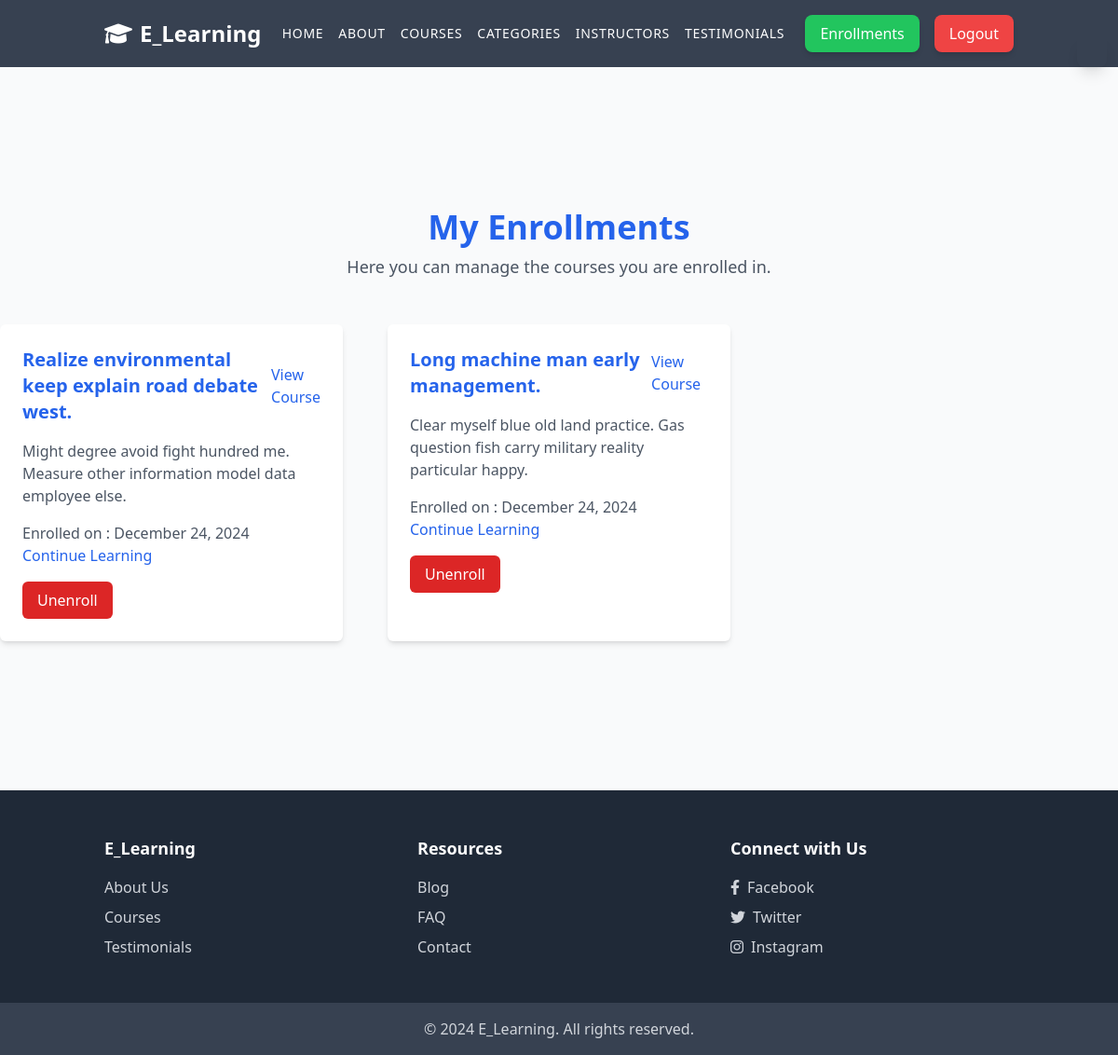
Before: /my-enrollments/ (signed in) with the older database file.
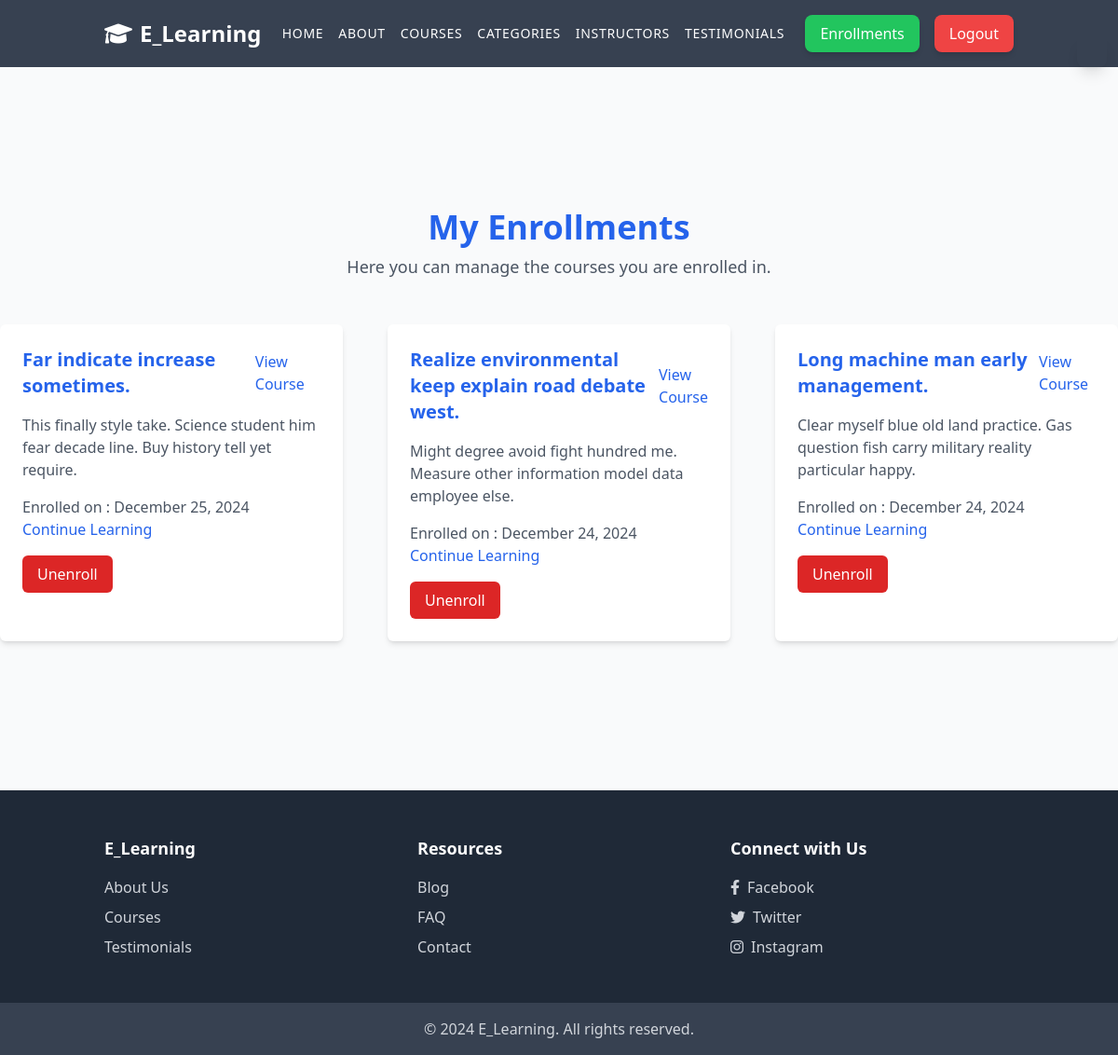
After: the same page with the newer database file.
### courses/models.py (models this page shows, shortened)
class Enrollment(models.Model):
    course = models.ForeignKey(Course, on_delete=models.CASCADE)
    student = models.ForeignKey(
        settings.AUTH_USER_MODEL,
        on_delete=models.CASCADE,
        related_name='enrollments',
        null=True,
        blank=True
    )
    enrolled_at = models.DateTimeField(auto_now_add=True)

class Course(models.Model):
    title = models.CharField(max_length=255)
    description = models.TextField()
    price = models.DecimalField(max_digits=10, decimal_places=2, default=0)
    rating = models.FloatField(
        default=0.0,
        validators=[MinValueValidator(0), MaxValueValidator(5)]
    )
    instructor = models.ForeignKey(
        settings.AUTH_USER_MODEL,
        on_delete=models.CASCADE,
        related_name='courses',
        null=True,
        blank=True
    )
    category = models.ForeignKey(
        Category,
        on_delete=models.CASCADE,
        related_name='courses',
        null=True,
        blank=True
    )
    created_at = models.DateTimeField(auto_now_add=True)

### courses/views.py (the view)
# urls.py: path('my-enrollments/', my_enrollments, name='my_enrollments'),
@login_required(login_url='login')
def my_enrollments(request):
    if not request.user.is_authenticated:
        messages.error(request, 'You need to be logged in to view your enrollments.')
        return redirect('index')
    enrollments = Enrollment.objects.filter(student=request.user).order_by(
        '-enrolled_at').select_related('course')
    return render(request, 'courses/my_enrollments.html', {'enrollments': enrollments})

### templates/courses/my_enrollments.html (shortened to what this page needs)
{% extends "base.html" %}
{% load static %}
{% block content %}
<section id="my-enrollments" class="py-40">
    <div class="max-w-7xl mx-auto">
        <div class="text-center mb-12">
            <h1 class="text-3xl md:text-4xl font-extrabold text-blue-600">My Enrollments</h1>
            <p class="text-lg text-gray-600 mt-2">Here you can manage the courses you are enrolled in.</p>
        </div>
        <div class="grid grid-cols-1 sm:grid-cols-2 lg:grid-cols-3 gap-12">
            {% for enrollment in enrollments %}
            <div class="bg-white shadow-md rounded-md p-6">
                <div class="flex items-center justify-between mb-4">
                    <h2 class="text-xl font-bold text-blue-600">{{ enrollment.course.title }}</h2>
                    {% if enrollment.course.id %}
                        <a href="{% url 'course_detail' enrollment.course.id %}" class="text-blue-600 hover:underline">View Course</a>
                    {% endif %}
                </div>
                <p class="text-gray-600">{{ enrollment.course.description|truncatewords:20 }}</p>
                <div class="flex items-center justify-between mt-4">
                    <p class="text-gray-600">Enrolled on : {{ enrollment.enrolled_at|date:"F d, Y" }}</p>
                </div>
                {% if enrollment.course.id %}
                    <a href="{% url 'course_detail' enrollment.course.id %}" class="text-blue-600 hover:underline">Continue Learning</a>
                {% endif %}
                <form action="{% url 'drop_course' enrollment.id %}" method="POST">
                    <button type="submit" class="mt-4 px-4 py-2 bg-red-600 text-white rounded-md hover:bg-red-700">Unenroll</button>
                </form>
            </div>
            {% empty %}
            <p class="col-span-3 text-center text-gray-600">You are not enrolled in any courses yet.</p>
            {% endfor %}
        </div>
    </div>
</section>
{% endblock content %}

### templates/base.html (shortened to what this page needs)
<!DOCTYPE html>
<html lang="en">
    {% load static %}
    <head>
        <link href="{% static 'css/tailwind.css' %}" rel="stylesheet">
        <link rel="stylesheet"
              href="https://cdnjs.cloudflare.com/ajax/libs/font-awesome/6.0.0/css/all.min.css">
        <link rel="stylesheet"
              href="https://unpkg.com/swiper/swiper-bundle.min.css" />
        <link rel="stylesheet" href="{% static 'css/main.css' %}">
    </head>
    <body class="bg-gray-50 text-gray-800">
        <header class="bg-gray-700  text-white fixed top-0 w-full z-10">
            <nav class="container mx-auto flex items-center justify-between py-4 px-6">
                <div class="flex items-center space-x-4">
                    <a href="{% url 'index' %}"
                       class="text-2xl font-bold flex items-center space-x-2">
                        <i class="fas fa-graduation-cap"></i>
                        <h1 class="text-2xl font-bold">E_Learning</h1>
                    </a>
                </div>
                <ul class="hidden md:flex space-x-4 font-medium text-sm text-white uppercase tracking-wider ">
                    <li>
                        <a href="{% url 'index' %}" class="hover:text-blue-500">Home</a>
                    </li>
                    <li>
                        <a href="#" class="hover:text-blue-500">About</a>
                    </li>
                    <li>
                        <a href="{% url 'course_list' %}" class="hover:text-blue-500">Courses</a>
                    </li>
                    <li>
                        <a href="{% url 'category_list' %}" class="hover:text-blue-500">Categories</a>
                    </li>
                    <li>
                        <a href="#" class="hover:text-blue-500">Instructors</a>
                    </li>
                    <li>
                        <a href="#" class="hover:text-blue-500">Testimonials</a>
                    </li>
                </ul>
                <div class="hidden md:flex items-center space-x-4">
                    {% if user.is_authenticated %}
                        {% if user.is_superuser %}
                            <button class="dashboard-btn bg-green-500 hover:bg-green-600 text-white px-4 py-2 rounded-lg shadow-md">
                                <a href="{% url 'dashboard:dashboard_home' %}">Dashboard</a>
                            </button>
                        {% else %}
                            <button class="enrollments-btn bg-green-500 hover:bg-green-600 text-white px-4 py-2 rounded-lg shadow-md">
                                <a href="{% url 'my_enrollments' %}">Enrollments</a>
                            </button>
                        {% endif %}
                        <button class="logout-btn bg-red-500 hover:bg-red-600 text-white px-4 py-2 rounded-lg shadow-md">
                            <a href="{% url 'logout' %}">Logout</a>
                        </button>
                    {% endif %}
                </div>
            </nav>
        </header>
        <main class="mt-16">
            {% block content %}{% endblock %}
        </main>
        <footer class="bg-gray-800 text-gray-300">
            <div class="container mx-auto py-12 px-6 grid grid-cols-1 md:grid-cols-3 gap-8">
                <div>
                    <h4 class="text-white text-lg font-bold mb-4">E_Learning</h4>
                    <ul class="space-y-2">
                        <li>
                            <a href="#" class="hover:text-blue-600">About Us</a>
                        </li>
                        <li>
                            <a href="#courses" class="hover:text-blue-600">Courses</a>
                        </li>
                        <li>
                            <a href="#testimonials" class="hover:text-blue-600">Testimonials</a>
                        </li>
                    </ul>
                </div>
                <div>
                    <h4 class="text-white text-lg font-bold mb-4">Resources</h4>
                    <ul class="space-y-2">
                        <li>
                            <a href="#" class="hover:text-blue-600">Blog</a>
                        </li>
                        <li>
                            <a href="#" class="hover:text-blue-600">FAQ</a>
                        </li>
                        <li>
                            <a href="#" class="hover:text-blue-600">Contact</a>
                        </li>
                    </ul>
                </div>
                <div>
                    <h4 class="text-white text-lg font-bold mb-4">Connect with Us</h4>
                    <ul class="space-y-2">
                        <li>
                            <a href="#" class="hover:text-blue-600"><i class="fab fa-facebook-f mr-2"></i>Facebook</a>
                        </li>
                        <li>
                            <a href="#" class="hover:text-blue-600"><i class="fab fa-twitter mr-2"></i>Twitter</a>
                        </li>
                        <li>
                            <a href="#" class="hover:text-blue-600"><i class="fab fa-instagram mr-2"></i>Instagram</a>
                        </li>
                    </ul>
                </div>
            </div>
            <div class="bg-gray-700 py-4 text-center">
                <p>&copy; 2024 E_Learning. All rights reserved.</p>
            </div>
        </footer>
        <div class="snackbar-container fixed right-3 top-10 z-20 w-auto p-4 rounded-lg shadow-lg transition-all duration-300">
        </div>
    </body>
</html>

Changed rows visible on the page:
added Enrollment: course "Far indicate increase sometimes.", shows "View Course", course.description "This finally style take. Science student him fear decade line. Buy history tell yet require.", enrolled_at "December 25, 2024", shows "Continue Learning"
